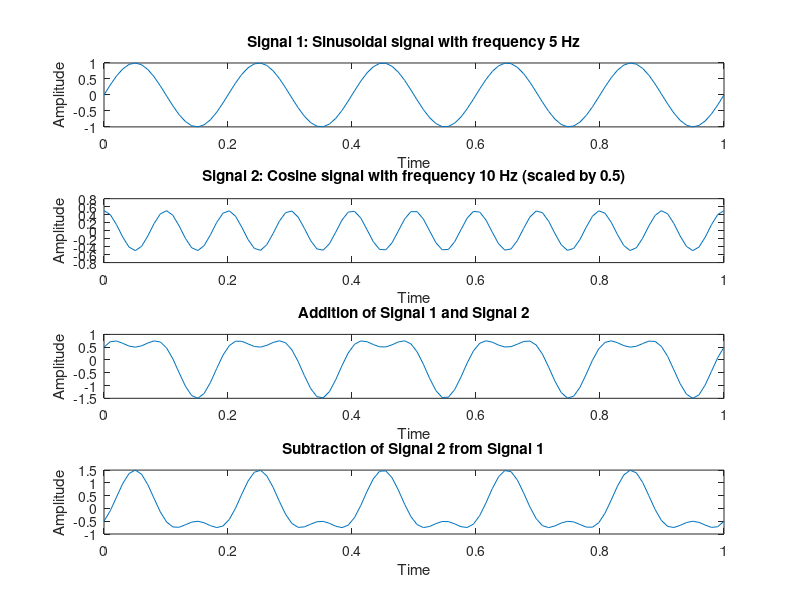

MATLAB code to generate this figure:
% Signal Operation Program
% Signal 1
t = linspace(0, 1, 100); % Time vector from 0 to 1 with 100 samples
x1 = sin(2*pi*5*t); % Signal 1: Sinusoidal signal with frequency 5 Hz
% Signal 2
x2 = 0.5 * cos(2*pi*10*t); % Signal 2: Cosine signal with frequency 10 Hz, scaled by 0.5
% Addition
addition = x1 + x2; % Adding Signal 1 and Signal 2
% Subtraction
subtraction = x1 - x2; % Subtracting Signal 2 from Signal 1
% Multiplication
multiplication = x1 .* x2; % Multiplying Signal 1 and Signal 2 element-wise
% Plotting the signals
figure;
subplot(4,1,1);
plot(t, x1);
title('Signal 1: Sinusoidal signal with frequency 5 Hz');
xlabel('Time');
ylabel('Amplitude');
subplot(4,1,2);
plot(t, x2);
title('Signal 2: Cosine signal with frequency 10 Hz (scaled by 0.5)');
xlabel('Time');
ylabel('Amplitude');
subplot(4,1,3);
plot(t, addition);
title('Addition of Signal 1 and Signal 2');
xlabel('Time');
ylabel('Amplitude');
subplot(4,1,4);
plot(t, subtraction);
title('Subtraction of Signal 2 from Signal 1');
xlabel('Time');
ylabel('Amplitude');
% Multiplication plot is optional since it may not be visually clear
% figure;
% plot(t, multiplication);
% title('Multiplication of Signal 1 and Signal 2');
% xlabel('Time');
% ylabel('Amplitude');
